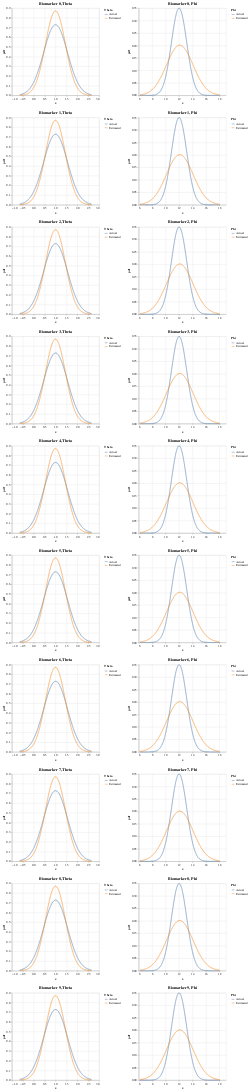

The notebook cell saved with this chart:
### Code cell
charts = []
for n in biomarkers: 
    mean1, std1 = theta_mean, theta_std
    mean2, std2 = theta_mean_est, theta_std_est

    # Generating points on the x axis
    x_thetas = np.linspace(min(mean1 - 3*std1, mean2 - 3*std2), 
                    max(mean1 + 3*std1, mean2 + 3*std2), 1000)

    # Creating DataFrames for each distribution
    df1 = pd.DataFrame({'x': x_thetas, 'pdf': norm.pdf(x_thetas, mean1, std1), 'Distribution': 'Actual'})
    df2 = pd.DataFrame({'x': x_thetas, 'pdf': norm.pdf(x_thetas, mean2, std2), 'Distribution': 'Estimated'})

    # Combining the DataFrames
    df3 = pd.concat([df1, df2])

    # Altair plot
    chart_theta = alt.Chart(df3).mark_line().encode(
        x='x',
        y='pdf',
        color=alt.Color('Distribution:N', legend=alt.Legend(title="Theta"))
    ).properties(
        title=f'Biomarker {n}, Theta'
        )

    mean1, std1 = phi_mean, phi_std
    mean2, std2 = phi_mean_est, phi_std_est

    # Generating points on the x axis
    x_phis = np.linspace(min(mean1 - 3*std1, mean2 - 3*std2), 
                    max(mean1 + 3*std1, mean2 + 3*std2), 1000)

    # Creating DataFrames for each distribution
    df1 = pd.DataFrame({'x': x_phis, 'pdf': norm.pdf(x_phis, mean1, std1), 'Distribution': 'Actual'})
    df2 = pd.DataFrame({'x': x_phis, 'pdf': norm.pdf(x_phis, mean2, std2), 'Distribution': 'Estimated'})

    # Combining the DataFrames
    df3 = pd.concat([df1, df2])

    # Altair plot
    chart_phi = alt.Chart(df3).mark_line().encode(
        x='x',
        y='pdf',
        color=alt.Color('Distribution:N', legend=alt.Legend(title="Phi"))
    ).properties(
        title=f'Biomarker {n}, Phi'
        )
    
    # Concatenate theta and phi charts horizontally
    hconcat_chart = alt.hconcat(chart_theta, chart_phi).resolve_scale(color="independent")

    # Append the concatenated chart to the list of charts
    charts.append(hconcat_chart)
# Concatenate all the charts vertically
final_chart = alt.vconcat(*charts)

# Display the final chart
final_chart.display()

### Figure 1 — Vega-Lite specification as saved in the notebook (floating-point values rounded to 4 significant figures; data arrays with more than 128 entries replaced by an {"elided": "..."} marker saying what was removed)
{"config": {"view": {"continuousWidth": 300, "continuousHeight": 300}}, "vconcat": [{"hconcat": [{"data": {"name": "data-a1a413ad9941008dfb41d64a46752c11"}, "mark": {"type": "line"}, "encoding": {"color": {"field": "Distribution", "legend": {"title": "Theta"}, "type": "nominal"}, "x": {"field": "x", "type": "quantitative"}, "y": {"field": "pdf", "type": "quantitative"}}, "title": "Biomarker 0, Theta"}, {"data": {"name": "data-e2a86877d5e0ecd4273342d660a5033e"}, "mark": {"type": "line"}, "encoding": {"color": {"field": "Distribution", "legend": {"title": "Phi"}, "type": "nominal"}, "x": {"field": "x", "type": "quantitative"}, "y": {"field": "pdf", "type": "quantitative"}}, "title": "Biomarker 0, Phi"}], "resolve": {"scale": {"color": "independent"}}}, {"hconcat": [{"data": {"name": "data-a1a413ad9941008dfb41d64a46752c11"}, "mark": {"type": "line"}, "encoding": {"color": {"field": "Distribution", "legend": {"title": "Theta"}, "type": "nominal"}, "x": {"field": "x", "type": "quantitative"}, "y": {"field": "pdf", "type": "quantitative"}}, "title": "Biomarker 1, Theta"}, {"data": {"name": "data-e2a86877d5e0ecd4273342d660a5033e"}, "mark": {"type": "line"}, "encoding": {"color": {"field": "Distribution", "legend": {"title": "Phi"}, "type": "nominal"}, "x": {"field": "x", "type": "quantitative"}, "y": {"field": "pdf", "type": "quantitative"}}, "title": "Biomarker 1, Phi"}], "resolve": {"scale": {"color": "independent"}}}, {"hconcat": [{"data": {"name": "data-a1a413ad9941008dfb41d64a46752c11"}, "mark": {"type": "line"}, "encoding": {"color": {"field": "Distribution", "legend": {"title": "Theta"}, "type": "nominal"}, "x": {"field": "x", "type": "quantitative"}, "y": {"field": "pdf", "type": "quantitative"}}, "title": "Biomarker 2, Theta"}, {"data": {"name": "data-e2a86877d5e0ecd4273342d660a5033e"}, "mark": {"type": "line"}, "encoding": {"color": {"field": "Distribution", "legend": {"title": "Phi"}, "type": "nominal"}, "x": {"field": "x", "type": "quantitative"}, "y": {"field": "pdf", "type": "quantitative"}}, "title": "Biomarker 2, Phi"}], "resolve": {"scale": {"color": "independent"}}}, {"hconcat": [{"data": {"name": "data-a1a413ad9941008dfb41d64a46752c11"}, "mark": {"type": "line"}, "encoding": {"color": {"field": "Distribution", "legend": {"title": "Theta"}, "type": "nominal"}, "x": {"field": "x", "type": "quantitative"}, "y": {"field": "pdf", "type": "quantitative"}}, "title": "Biomarker 3, Theta"}, {"data": {"name": "data-e2a86877d5e0ecd4273342d660a5033e"}, "mark": {"type": "line"}, "encoding": {"color": {"field": "Distribution", "legend": {"title": "Phi"}, "type": "nominal"}, "x": {"field": "x", "type": "quantitative"}, "y": {"field": "pdf", "type": "quantitative"}}, "title": "Biomarker 3, Phi"}], "resolve": {"scale": {"color": "independent"}}}, {"hconcat": [{"data": {"name": "data-a1a413ad9941008dfb41d64a46752c11"}, "mark": {"type": "line"}, "encoding": {"color": {"field": "Distribution", "legend": {"title": "Theta"}, "type": "nominal"}, "x": {"field": "x", "type": "quantitative"}, "y": {"field": "pdf", "type": "quantitative"}}, "title": "Biomarker 4, Theta"}, {"data": {"name": "data-e2a86877d5e0ecd4273342d660a5033e"}, "mark": {"type": "line"}, "encoding": {"color": {"field": "Distribution", "legend": {"title": "Phi"}, "type": "nominal"}, "x": {"field": "x", "type": "quantitative"}, "y": {"field": "pdf", "type": "quantitative"}}, "title": "Biomarker 4, Phi"}], "resolve": {"scale": {"color": "independent"}}}, {"hconcat": [{"data": {"name": "data-a1a413ad9941008dfb41d64a46752c11"}, "mark": {"type": "line"}, "encoding": {"color": {"field": "Distribution", "legend": {"title": "Theta"}, "type": "nominal"}, "x": {"field": "x", "type": "quantitative"}, "y": {"field": "pdf", "type": "quantitative"}}, "title": "Biomarker 5, Theta"}, {"data": {"name": "data-e2a86877d5e0ecd4273342d660a5033e"}, "mark": {"type": "line"}, "encoding": {"color": {"field": "Distribution", "legend": {"title": "Phi"}, "type": "nominal"}, "x": {"field": "x", "type": "quantitative"}, "y": {"field": "pdf", "type": "quantitative"}}, "title": "Biomarker 5, Phi"}], "resolve": {"scale": {"color": "independent"}}}, {"hconcat": [{"data": {"name": "data-a1a413ad9941008dfb41d64a46752c11"}, "mark": {"type": "line"}, "encoding": {"color": {"field": "Distribution", "legend": {"title": "Theta"}, "type": "nominal"}, "x": {"field": "x", "type": "quantitative"}, "y": {"field": "pdf", "type": "quantitative"}}, "title": "Biomarker 6, Theta"}, {"data": {"name": "data-e2a86877d5e0ecd4273342d660a5033e"}, "mark": {"type": "line"}, "encoding": {"color": {"field": "Distribution", "legend": {"title": "Phi"}, "type": "nominal"}, "x": {"field": "x", "type": "quantitative"}, "y": {"field": "pdf", "type": "quantitative"}}, "title": "Biomarker 6, Phi"}], "resolve": {"scale": {"color": "independent"}}}, {"hconcat": [{"data": {"name": "data-a1a413ad9941008dfb41d64a46752c11"}, "mark": {"type": "line"}, "encoding": {"color": {"field": "Distribution", "legend": {"title": "Theta"}, "type": "nominal"}, "x": {"field": "x", "type": "quantitative"}, "y": {"field": "pdf", "type": "quantitative"}}, "title": "Biomarker 7, Theta"}, {"data": {"name": "data-e2a86877d5e0ecd4273342d660a5033e"}, "mark": {"type": "line"}, "encoding": {"color": {"field": "Distribution", "legend": {"title": "Phi"}, "type": "nominal"}, "x": {"field": "x", "type": "quantitative"}, "y": {"field": "pdf", "type": "quantitative"}}, "title": "Biomarker 7, Phi"}], "resolve": {"scale": {"color": "independent"}}}, {"hconcat": [{"data": {"name": "data-a1a413ad9941008dfb41d64a46752c11"}, "mark": {"type": "line"}, "encoding": {"color": {"field": "Distribution", "legend": {"title": "Theta"}, "type": "nominal"}, "x": {"field": "x", "type": "quantitative"}, "y": {"field": "pdf", "type": "quantitative"}}, "title": "Biomarker 8, Theta"}, {"data": {"name": "data-e2a86877d5e0ecd4273342d660a5033e"}, "mark": {"type": "line"}, "encoding": {"color": {"field": "Distribution", "legend": {"title": "Phi"}, "type": "nominal"}, "x": {"field": "x", "type": "quantitative"}, "y": {"field": "pdf", "type": "quantitative"}}, "title": "Biomarker 8, Phi"}], "resolve": {"scale": {"color": "independent"}}}, {"hconcat": [{"data": {"name": "data-a1a413ad9941008dfb41d64a46752c11"}, "mark": {"type": "line"}, "encoding": {"color": {"field": "Distribution", "legend": {"title": "Theta"}, "type": "nominal"}, "x": {"field": "x", "type": "quantitative"}, "y": {"field": "pdf", "type": "quantitative"}}, "title": "Biomarker 9, Theta"}, {"data": {"name": "data-e2a86877d5e0ecd4273342d660a5033e"}, "mark": {"type": "line"}, "encoding": {"color": {"field": "Distribution", "legend": {"title": "Phi"}, "type": "nominal"}, "x": {"field": "x", "type": "quantitative"}, "y": {"field": "pdf", "type": "quantitative"}}, "title": "Biomarker 9, Phi"}], "resolve": {"scale": {"color": "independent"}}}], "$schema": "https://vega.github.io/schema/vega-lite/v5.16.3.json", "datasets": {"data-a1a413ad9941008dfb41d64a46752c11": {"elided": "2000 records"}, "data-e2a86877d5e0ecd4273342d660a5033e": {"elided": "2000 records"}}}
